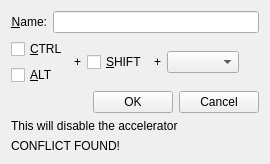
<?xml version="1.0" encoding="UTF-8"?>
<ui version="4.0">
 <class>ShortcutDlg</class>
 <widget class="QDialog" name="ShortcutDlg">
  <property name="geometry"><rect><x>0</x><y>0</y><width>270</width><height>157</height></rect></property>
  <property name="windowTitle"><string>Shortcut</string></property>
  <layout class="QVBoxLayout" name="layout1">
   <item>
    <layout class="QHBoxLayout" name="layout2">
     <item>
      <widget class="QLabel" name="nameStatic">
       <property name="nppId" stdset="0"><number>5006</number></property>
       <property name="text"><string>&amp;Name:</string></property>
       <property name="alignment"><set>Qt::AlignRight|Qt::AlignVCenter</set></property>
       <property name="buddy"><cstring>nameEdit</cstring></property>
      </widget>
     </item>
     <item>
      <widget class="QLineEdit" name="nameEdit">
       <property name="nppId" stdset="0"><number>5005</number></property>
      </widget>
     </item>
    </layout>
   </item>
   <item>
    <layout class="QHBoxLayout" name="layout3">
     <item>
      <layout class="QVBoxLayout" name="layout4">
       <item>
        <widget class="QCheckBox" name="ctrlCheck">
         <property name="nppId" stdset="0"><number>5001</number></property>
         <property name="text"><string>&amp;CTRL</string></property>
        </widget>
       </item>
       <item>
        <widget class="QCheckBox" name="altCheck">
         <property name="nppId" stdset="0"><number>5002</number></property>
         <property name="text"><string>&amp;ALT</string></property>
        </widget>
       </item>
      </layout>
     </item>
     <item>
      <widget class="QLabel" name="label">
       <property name="nppId" stdset="0"><number>-1</number></property>
       <property name="text"><string>+</string></property>
      </widget>
     </item>
     <item>
      <widget class="QCheckBox" name="shiftCheck">
       <property name="nppId" stdset="0"><number>5003</number></property>
       <property name="text"><string>&amp;SHIFT</string></property>
      </widget>
     </item>
     <item>
      <widget class="QLabel" name="label2">
       <property name="nppId" stdset="0"><number>-1</number></property>
       <property name="text"><string>+</string></property>
      </widget>
     </item>
     <item>
      <widget class="QComboBox" name="keyCombo">
       <property name="nppId" stdset="0"><number>5004</number></property>
       <property name="insertPolicy"><enum>QComboBox::NoInsert</enum></property>
      </widget>
     </item>
     <item>
      <spacer name="spacer5">
       <property name="orientation"><enum>Qt::Horizontal</enum></property>
       <property name="sizeType"><enum>QSizePolicy::Expanding</enum></property>
       <property name="sizeHint" stdset="0"><size><width>0</width><height>0</height></size></property>
      </spacer>
     </item>
    </layout>
   </item>
   <item>
    <layout class="QHBoxLayout" name="layout6">
     <item>
      <spacer name="spacer7">
       <property name="orientation"><enum>Qt::Horizontal</enum></property>
       <property name="sizeType"><enum>QSizePolicy::Expanding</enum></property>
       <property name="sizeHint" stdset="0"><size><width>0</width><height>0</height></size></property>
      </spacer>
     </item>
     <item>
      <widget class="QPushButton" name="ok">
       <property name="nppId" stdset="0"><number>1</number></property>
       <property name="text"><string>OK</string></property>
       <property name="autoDefault"><bool>false</bool></property>
      </widget>
     </item>
     <item>
      <widget class="QPushButton" name="cancel">
       <property name="nppId" stdset="0"><number>2</number></property>
       <property name="text"><string>Cancel</string></property>
       <property name="autoDefault"><bool>false</bool></property>
      </widget>
     </item>
    </layout>
   </item>
   <item>
    <widget class="QLabel" name="warningStatic">
     <property name="nppId" stdset="0"><number>5007</number></property>
     <property name="text"><string>This will disable the accelerator</string></property>
    </widget>
   </item>
   <item>
    <widget class="QLabel" name="conflictStatic">
     <property name="nppId" stdset="0"><number>5012</number></property>
     <property name="text"><string>CONFLICT FOUND!</string></property>
    </widget>
   </item>
   <item>
    <spacer name="spacer8">
     <property name="orientation"><enum>Qt::Vertical</enum></property>
     <property name="sizeType"><enum>QSizePolicy::Expanding</enum></property>
     <property name="sizeHint" stdset="0"><size><width>0</width><height>0</height></size></property>
    </spacer>
   </item>
  </layout>
 </widget>
 <resources/>
 <connections/>
</ui>
